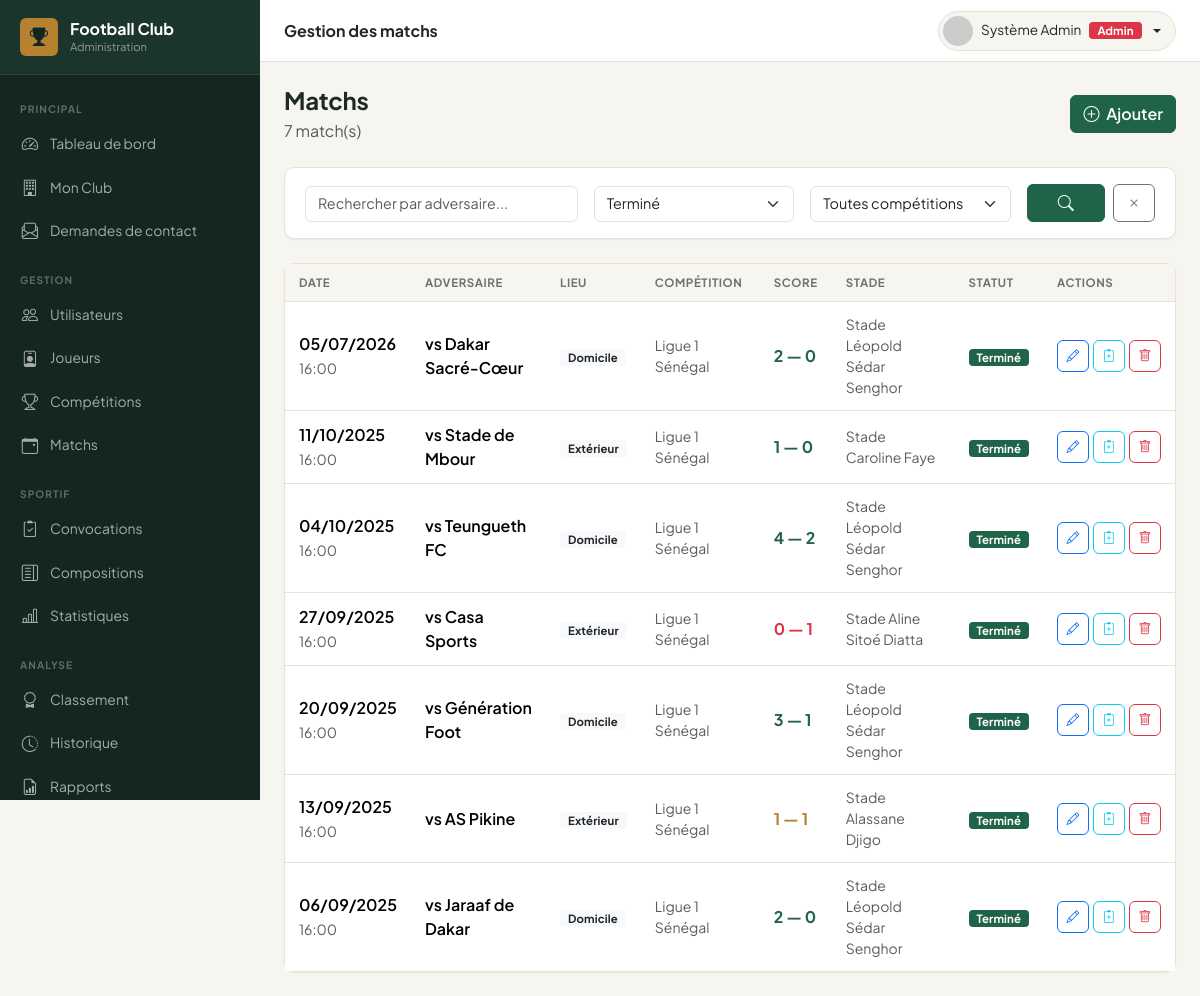
Page /admin/matchs/index.php?statut=Terminé (signed in) on the committed database.
### tables this page shows
CREATE TABLE `matchs` (
  `id` int(11) NOT NULL AUTO_INCREMENT,
  `competition_id` int(11) DEFAULT NULL,
  `date_match` date NOT NULL,
  `heure_match` time DEFAULT NULL,
  `stade` varchar(200) DEFAULT NULL,
  `adversaire` varchar(150) NOT NULL,
  `domicile_exterieur` enum('Domicile','Extérieur') DEFAULT 'Domicile',
  `score_equipe` tinyint(3) unsigned DEFAULT 0,
  `score_adverse` tinyint(3) unsigned DEFAULT 0,
  `statut` enum('Programmé','En cours','Terminé','Annulé','Reporté') DEFAULT 'Programmé',
  `notes` text DEFAULT NULL,
  `created_at` timestamp NOT NULL DEFAULT current_timestamp(),
  `updated_at` timestamp NOT NULL DEFAULT current_timestamp() ON UPDATE current_timestamp(),
  PRIMARY KEY (`id`),
  KEY `competition_id` (`competition_id`),
  CONSTRAINT `matchs_ibfk_1` FOREIGN KEY (`competition_id`) REFERENCES `competitions` (`id`) ON DELETE SET NULL
);

CREATE TABLE `competitions` (
  `id` int(11) NOT NULL AUTO_INCREMENT,
  `nom` varchar(150) NOT NULL,
  `type` enum('Championnat','Coupe','Amical','Tournoi') DEFAULT 'Championnat',
  `saison` varchar(20) DEFAULT NULL,
  `created_at` timestamp NOT NULL DEFAULT current_timestamp(),
  `updated_at` timestamp NOT NULL DEFAULT current_timestamp() ON UPDATE current_timestamp(),
  PRIMARY KEY (`id`)
);

### admin/matchs/index.php (the view, shortened to what this page needs)
<?php
require_once ROOT_PATH . '/includes/functions.php';
$pdo = getPDO();
$statut  = $_GET['statut'] ?? '';
$search  = trim($_GET['q'] ?? '');
$page    = max(1, (int)($_GET['page'] ?? 1));
$perPage = 15;
$where  = ['1=1'];
$params = [];
if ($statut) { $where[] = 'm.statut = ?'; $params[] = $statut; }
$whereStr = implode(' AND ', $where);
$totalStmt = $pdo->prepare("SELECT COUNT(*) FROM matchs m WHERE $whereStr");
$totalStmt->execute($params);
$totalMatchs = (int)$totalStmt->fetchColumn();
$totalPages  = max(1, (int)ceil($totalMatchs / $perPage));
$page        = min($page, $totalPages);
$offset      = ($page - 1) * $perPage;
$matchsStmt = $pdo->prepare("
    SELECT m.*, c.nom AS competition
    FROM matchs m
    LEFT JOIN competitions c ON c.id = m.competition_id
    WHERE $whereStr
    ORDER BY m.date_match DESC
    LIMIT $perPage OFFSET $offset
");
$matchsStmt->execute($params);
$matchs = $matchsStmt->fetchAll();
require_once ROOT_PATH . '/admin/includes/header.php';
?>
<div class="d-flex align-items-center justify-content-between mb-4">
    <div>
        <h4 class="fw-bold mb-1">Matchs</h4>
        <p class="text-muted mb-0"><?= $totalMatchs ?> match(s)</p>
    </div>
    <a href="<?= BASE_URL ?>/admin/matchs/add.php" class="btn btn-success">
        <i class="bi bi-plus-circle me-1"></i> Ajouter
    </a>
</div>
<div class="card mb-4">
    <div class="card-body py-3">
        <form class="row g-3 align-items-end" method="GET">
            <div class="col-md-4">
                <input type="text" name="q" class="form-control" placeholder="Rechercher par adversaire..." value="<?= e($search) ?>">
            </div>
            <div class="col-md-3">
                <select name="statut" class="form-select">
                    <?php foreach (['Programmé','En cours','Terminé','Annulé','Reporté'] as $s): ?>
                        <option value="<?= $s ?>" <?= $statut===$s?'selected':'' ?>><?= $s ?></option>
                    <?php endforeach; ?>
                </select>
            </div>
            <div class="col-md-3">
                <select name="competition" class="form-select">
                    <option value="">Toutes compétitions</option>
                </select>
            </div>
            <div class="col-md-2 d-flex gap-2">
                <button class="btn btn-success flex-grow-1"><i class="bi bi-search"></i></button>
                <a href="?" class="btn btn-outline-secondary"><i class="bi bi-x"></i></a>
            </div>
        </form>
    </div>
</div>
<div class="card table-card">
    <div class="card-body p-0 table-responsive">
        <table class="table datatable">
            <thead><tr>
                <th>Date</th><th>Adversaire</th><th>Lieu</th><th>Compétition</th>
                <th>Score</th><th>Stade</th><th>Statut</th><th>Actions</th>
            </tr></thead>
            <tbody>
            <?php if ($matchs): ?>
                <?php foreach ($matchs as $m): ?>
                <?php
                $resultat = '';
                if ($m['statut'] === 'Terminé') {
                    if ($m['score_equipe'] > $m['score_adverse'])      $resultat = 'text-success';
                    elseif ($m['score_equipe'] < $m['score_adverse'])  $resultat = 'text-danger';
                    else                                                $resultat = 'text-warning';
                }
                ?>
                <tr>
                    <td>
                        <div class="fw-semibold"><?= formatDate($m['date_match']) ?></div>
                        <?php if ($m['heure_match']): ?><small class="text-muted"><?= formatTime($m['heure_match']) ?></small><?php endif; ?>
                    </td>
                    <td class="fw-semibold">vs <?= e($m['adversaire']) ?></td>
                    <td><span class="badge bg-light text-dark"><?= e($m['domicile_exterieur']) ?></span></td>
                    <td class="text-muted small"><?= e($m['competition'] ?? '—') ?></td>
                    <td>
                        <?php if ($m['statut'] === 'Terminé'): ?>
                            <span class="fw-bold <?= $resultat ?>"><?= $m['score_equipe'] ?> — <?= $m['score_adverse'] ?></span>
                        <?php else: ?>
                            <span class="text-muted">—</span>
                        <?php endif; ?>
                    </td>
                    <td class="text-muted small"><?= e($m['stade'] ?: '—') ?></td>
                    <td><?= statusBadge($m['statut']) ?></td>
                    <td>
                        <div class="d-flex gap-1">
                            <a href="<?= BASE_URL ?>/admin/matchs/edit.php?id=<?= $m['id'] ?>"
                               class="btn btn-icon btn-sm btn-outline-primary" title="Modifier" data-bs-toggle="tooltip">
                                <i class="bi bi-pencil"></i>
                            </a>
                            <a href="<?= BASE_URL ?>/admin/convocations/add.php?match_id=<?= $m['id'] ?>"
                               class="btn btn-icon btn-sm btn-outline-info" title="Convoquer" data-bs-toggle="tooltip">
                                <i class="bi bi-clipboard2-plus"></i>
                            </a>
                            <form method="POST" action="<?= BASE_URL ?>/admin/matchs/delete.php" class="d-inline">
                                <button type="submit" class="btn btn-icon btn-sm btn-outline-danger"
                                        data-confirm="Supprimer ce match et toutes ses données ?"
                                        title="Supprimer" data-bs-toggle="tooltip">
                                    <i class="bi bi-trash"></i>
                                </button>
                            </form>
                        </div>
                    </td>
                </tr>
                <?php endforeach; ?>
            <?php else: ?>
                <tr><td colspan="8" class="text-center py-5 text-muted">
                    <i class="bi bi-calendar-x fs-2 d-block mb-2"></i>Aucun match trouvé
                </td></tr>
            <?php endif; ?>
            </tbody>
        </table>
    </div>
</div>
<?php require_once ROOT_PATH . '/admin/includes/footer.php'; ?>

### includes/functions.php (shortened to what this page needs)
<?php
function e(string $str): string {
    return htmlspecialchars($str, ENT_QUOTES | ENT_SUBSTITUTE, 'UTF-8');
}
function formatDate(?string $date): string {
    return date('d/m/Y', strtotime($date));
}
function formatTime(?string $time): string {
    return substr($time, 0, 5);
}
function statusBadge(string $status): string {
    $map = [
        'actif'      => 'success',
        'inactif'    => 'secondary',
        'blessé'     => 'warning',
        'suspendu'   => 'danger',
        'Programmé'  => 'primary',
        'Terminé'    => 'success',
        'En cours'   => 'warning',
        'Annulé'     => 'danger',
        'Reporté'    => 'secondary',
        'Publiée'    => 'success',
        'Brouillon'  => 'secondary',
        'Convoqué'   => 'success',
        'Absent'     => 'danger',
        'Blessé'     => 'warning',
        'Titulaire'  => 'primary',
        'Remplaçant' => 'secondary',
    ];
    $color = $map[$status] ?? 'secondary';
    return "<span class=\"badge bg-$color\">" . e($status) . '</span>';
}
function roleBadge(string $role): string {
    $map = ['admin' => 'danger', 'coach' => 'primary', 'staff' => 'warning', 'joueur' => 'success'];
    $labels = ['admin' => 'Admin', 'coach' => 'Coach', 'staff' => 'Staff', 'joueur' => 'Joueur'];
    $color = $map[$role] ?? 'secondary';
    $label = $labels[$role] ?? $role;
    return "<span class=\"badge bg-$color\">" . e($label) . '</span>';
}

### assets/css/style.css (style rules this page uses)
:root { --ink: #142621; --ink-2: #1c352c; --canvas: #f6f5f0; --paper: #ffffff; --pitch: #1f6349; --pitch-strong: #164a37; --pitch-rgb: 31,99,73; --gold: #b6822f; --gold-rgb: 182,130,47; --gold-soft: #ecdfc2; --text: #1f2a26; --text-muted: #6b7570; --line: #e6e2d8; --r-sm: 6px; --r-md: 10px; --r-lg: 14px; --shadow-sm: 0 1px 2px rgba(20,38,33,.06); --shadow-md: 0 6px 20px rgba(20,38,33,.08); --sidebar-bg: var(--ink); --sidebar-width: 260px; --topbar-h: 62px; --bs-success: var(--pitch); --bs-success-rgb: var(--pitch-rgb); --bs-success-bg-subtle: #e2ede7; --bs-success-border-subtle: #bcd8ca; --bs-success-text-emphasis: var(--pitch-strong); --bs-warning: var(--gold); --bs-warning-rgb: var(--gold-rgb); --bs-warning-bg-subtle: var(--gold-soft); --bs-warning-border-subtle: #d9c496; --bs-warning-text-emphasis: #7a5a1f; --bs-body-font-family: 'Plus Jakarta Sans', system-ui, -apple-system, sans-serif; --bs-border-radius: var(--r-md); --bs-border-radius-sm: var(--r-sm); --bs-border-radius-lg: var(--r-lg); }
:root { --fc-green: var(--pitch); --fc-green-dark: var(--ink); --fc-green-light: #4f9376; --fc-gold: var(--gold); }
* { -webkit-font-smoothing: antialiased; }
body { font-family: var(--bs-body-font-family); background: var(--canvas); color: var(--text); }
h1, h2, h3, h4, h5, h6 { letter-spacing: -.01em; }
.btn-success { --bs-btn-bg: var(--pitch); --bs-btn-border-color: var(--pitch); --bs-btn-hover-bg: var(--pitch-strong); --bs-btn-hover-border-color: var(--pitch-strong); --bs-btn-active-bg: var(--pitch-strong); --bs-btn-active-border-color: var(--pitch-strong); --bs-btn-disabled-bg: var(--pitch); --bs-btn-disabled-border-color: var(--pitch); --bs-btn-focus-shadow-rgb: var(--pitch-rgb); }
.btn { border-radius: var(--r-sm); font-weight: 600; }
.text-success { color: var(--pitch) !important; }
.card { border: 1px solid var(--line); border-radius: var(--r-md); box-shadow: var(--shadow-sm); }
.card-body { padding: 20px; }
.table-card .table { margin: 0; }
.table thead th { background: var(--canvas); font-size: .72rem; font-weight: 700; text-transform: uppercase; letter-spacing: .05em; color: var(--text-muted); border-bottom: 1px solid var(--line); padding: 10px 14px; white-space: nowrap; }
.table tbody td { padding: 12px 14px; vertical-align: middle; border-bottom: 1px solid var(--line); }
.table tbody tr:last-child td { border-bottom: none; }
.btn-sm { padding: 4px 10px; font-size: .8rem; }
.btn-icon { width: 32px; height: 32px; padding: 0; display: inline-flex; align-items: center; justify-content: center; border-radius: var(--r-sm); }
.form-control, .form-select { border-radius: var(--r-sm); border-color: var(--line); font-size: .9rem; }
.badge { font-size: .71rem; font-weight: 700; padding: 3px 8px; border-radius: 4px; letter-spacing: .01em; }

### rows in the picture
matchs: date_match "05/07/2026", heure_match "16:00", adversaire "Dakar Sacré-Cœur", domicile_exterieur "Domicile", competition.nom "Ligue 1 Sénégal", score_equipe "2", score_adverse "0", stade "Stade Léopold Sédar Senghor", statut "Terminé"
matchs: date_match "11/10/2025", heure_match "16:00", adversaire "Stade de Mbour", domicile_exterieur "Extérieur", competition.nom "Ligue 1 Sénégal", score_equipe "1", score_adverse "0", stade "Stade Caroline Faye", statut "Terminé"
matchs: date_match "04/10/2025", heure_match "16:00", adversaire "Teungueth FC", domicile_exterieur "Domicile", competition.nom "Ligue 1 Sénégal", score_equipe "4", score_adverse "2", stade "Stade Léopold Sédar Senghor", statut "Terminé"
matchs: date_match "27/09/2025", heure_match "16:00", adversaire "Casa Sports", domicile_exterieur "Extérieur", competition.nom "Ligue 1 Sénégal", score_equipe "0", score_adverse "1", stade "Stade Aline Sitoé Diatta", statut "Terminé"
matchs: date_match "20/09/2025", heure_match "16:00", adversaire "Génération Foot", domicile_exterieur "Domicile", competition.nom "Ligue 1 Sénégal", score_equipe "3", score_adverse "1", stade "Stade Léopold Sédar Senghor", statut "Terminé"
matchs: date_match "13/09/2025", heure_match "16:00", adversaire "AS Pikine", domicile_exterieur "Extérieur", competition.nom "Ligue 1 Sénégal", score_equipe "1", score_adverse "1", stade "Stade Alassane Djigo", statut "Terminé"
matchs: date_match "06/09/2025", heure_match "16:00", adversaire "Jaraaf de Dakar", domicile_exterieur "Domicile", competition.nom "Ligue 1 Sénégal", score_equipe "2", score_adverse "0", stade "Stade Léopold Sédar Senghor", statut "Terminé"

### other values in the picture
$pageTitle "Gestion des matchs"
$label "Admin"
$totalMatchs "7"
form field statut "Terminé"
